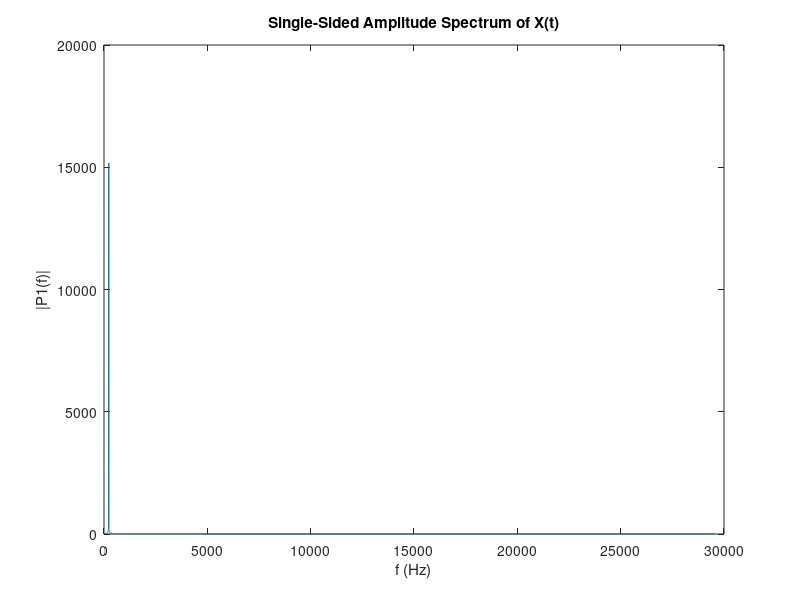

Recreate this plot in MATLAB.
wave = csvread("sinemod.csv");
t = wave(:,1);
X = wave(:,2);
Fs = length(t);
T = 1/Fs;
L = length(t);

Y = fft(X);
P2 = abs(Y/L);
P1 = P2(1:L/2+1);
P1(2:end-1) = 2*P1(2:end-1);
f = Fs*(0:(L/2))/L;
plot(f,P1) 
hold on
title('Single-Sided Amplitude Spectrum of X(t)')
xlabel('f (Hz)')
ylabel('|P1(f)|')
